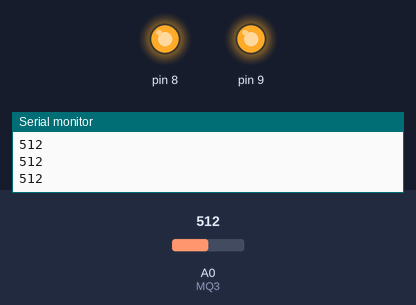
Recording of a sketch running on a simulated Arduino Uno, built with avr-gcc and run on an emulated ATmega328P. On the bench: output pins drawn as LEDs (lit = HIGH), the last lines printed to the serial monitor. The test bench sets the inputs (shaded band); at power-on: A0 (MQ3) = 512.

Above: at 1.3 s.
1.4 s: A0 (MQ3) set to 439
2.9 s: A0 (MQ3) set to 405
At 4.2 s:
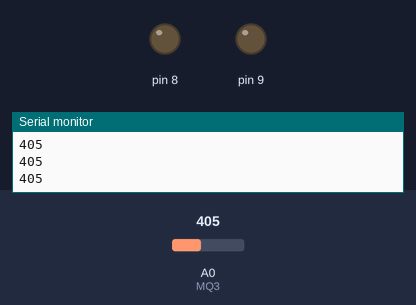
4.5 s: A0 (MQ3) set to 430
At 5.4 s:
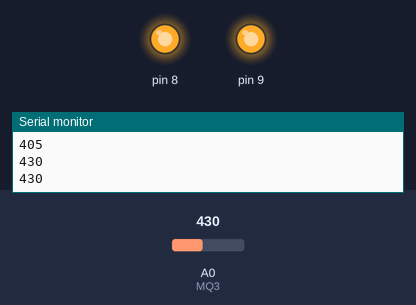
6.0 s: A0 (MQ3) set to 410
At 6.5 s:
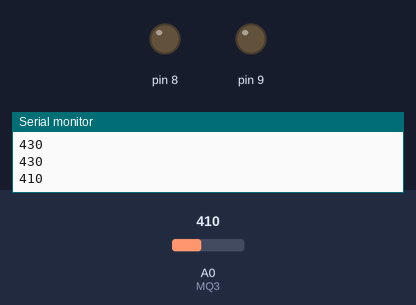
Timing chart, 0 to 8.5 s (numbered marks = the images above; inputs shaded):
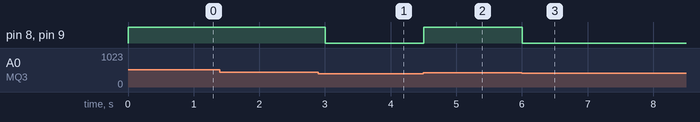

The sketch:

Doorbell_Source_Code.ino
```cpp
#define MQ3 A0

#define Thresold 420

int value;

void setup() {

pinMode(MQ3, INPUT);

pinMode(8, OUTPUT);

pinMode(9, OUTPUT);

Serial.begin(9600);

}

void loop () {

value = analogRead(MQ3);

Serial.println(value);

if ( value > Thresold )

{

digitalWrite ( 8 , HIGH );

digitalWrite ( 9 , HIGH );

}

else {

digitalWrite(8, LOW);

digitalWrite(9, LOW);

}

delay (500);

}
```

Measured:
- the behaviour switches between 421 and 420 on A0 (MQ3) (found by bisection; images 0 and 1)
- after the input at 2.9 s, pin 8, pin 9: HIGH → LOW after 0.10 s
- after the input at 4.5 s, pin 8, pin 9: LOW → HIGH at once
- after the input at 6.0 s, pin 8, pin 9: HIGH → LOW at once
